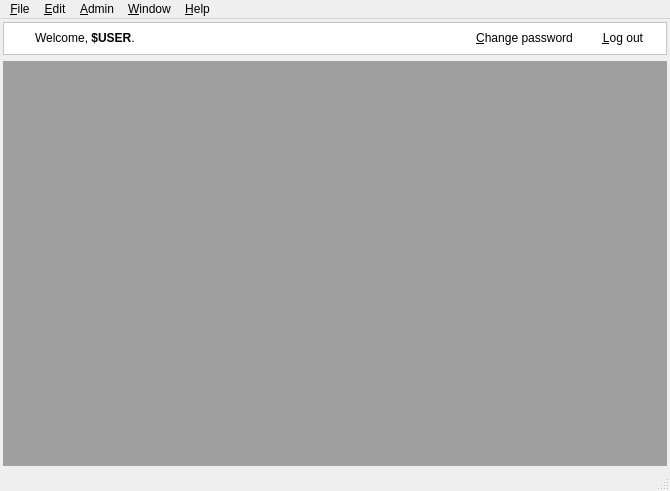
<?xml version="1.0" encoding="UTF-8"?>
<ui version="4.0">
 <class>MainWindow</class>
 <widget class="QMainWindow" name="MainWindow">
  <property name="geometry">
   <rect>
    <x>0</x>
    <y>0</y>
    <width>670</width>
    <height>491</height>
   </rect>
  </property>
  <property name="windowTitle">
   <string>System :: HA!</string>
  </property>
  <property name="windowIcon">
   <iconset resource="resources.qrc">
    <normaloff>:/default/static/default/icons/22x22/face-devilish.png</normaloff>:/default/static/default/icons/22x22/face-devilish.png</iconset>
  </property>
  <widget class="QWidget" name="centralwidget">
   <layout class="QGridLayout" name="centralWidetGridLayou">
    <property name="margin">
     <number>3</number>
    </property>
    <item row="0" column="0">
     <widget class="QFrame" name="headerFrame">
      <property name="styleSheet">
       <string notr="true">background-color: rgb(255, 255, 255);</string>
      </property>
      <property name="frameShape">
       <enum>QFrame::StyledPanel</enum>
      </property>
      <property name="frameShadow">
       <enum>QFrame::Plain</enum>
      </property>
      <layout class="QGridLayout" name="headerGridLayout">
       <property name="margin">
        <number>3</number>
       </property>
       <item row="0" column="0">
        <layout class="QHBoxLayout" name="horizontalLayout">
         <item>
          <widget class="QLabel" name="iconWelcomeLabel">
           <property name="minimumSize">
            <size>
             <width>22</width>
             <height>22</height>
            </size>
           </property>
           <property name="maximumSize">
            <size>
             <width>22</width>
             <height>22</height>
            </size>
           </property>
           <property name="text">
            <string/>
           </property>
           <property name="pixmap">
            <pixmap resource="resources.qrc">:/default/static/default/icons/22x22/meeting-organizer.png</pixmap>
           </property>
          </widget>
         </item>
         <item>
          <widget class="QLabel" name="welcomeLabel">
           <property name="text">
            <string>Welcome, &lt;b&gt;$USER&lt;/b&gt;.</string>
           </property>
          </widget>
         </item>
        </layout>
       </item>
       <item row="0" column="1">
        <spacer name="horizontalSpacer">
         <property name="orientation">
          <enum>Qt::Horizontal</enum>
         </property>
         <property name="sizeHint" stdset="0">
          <size>
           <width>268</width>
           <height>25</height>
          </size>
         </property>
        </spacer>
       </item>
       <item row="0" column="2">
        <layout class="QHBoxLayout" name="horizontalLayout_2">
         <item>
          <widget class="QPushButton" name="changePasswordPushButton">
           <property name="text">
            <string>&amp;Change password</string>
           </property>
           <property name="icon">
            <iconset resource="resources.qrc">
             <normaloff>:/default/static/default/icons/22x22/dialog-password.png</normaloff>:/default/static/default/icons/22x22/dialog-password.png</iconset>
           </property>
           <property name="flat">
            <bool>true</bool>
           </property>
          </widget>
         </item>
         <item>
          <widget class="QPushButton" name="logoutPushButton">
           <property name="text">
            <string>&amp;Log out</string>
           </property>
           <property name="icon">
            <iconset resource="resources.qrc">
             <normaloff>:/default/static/default/icons/22x22/system-log-out.png</normaloff>:/default/static/default/icons/22x22/system-log-out.png</iconset>
           </property>
           <property name="shortcut">
            <string>Ctrl+Shift+W</string>
           </property>
           <property name="autoDefault">
            <bool>false</bool>
           </property>
           <property name="default">
            <bool>false</bool>
           </property>
           <property name="flat">
            <bool>true</bool>
           </property>
          </widget>
         </item>
        </layout>
       </item>
      </layout>
     </widget>
    </item>
    <item row="1" column="0">
     <widget class="QMdiArea" name="mdiArea">
      <property name="viewMode">
       <enum>QMdiArea::TabbedView</enum>
      </property>
     </widget>
    </item>
   </layout>
  </widget>
  <widget class="QMenuBar" name="menubar">
   <property name="geometry">
    <rect>
     <x>0</x>
     <y>0</y>
     <width>670</width>
     <height>25</height>
    </rect>
   </property>
   <widget class="QMenu" name="menuFile">
    <property name="title">
     <string>&amp;File</string>
    </property>
    <addaction name="actionPrint"/>
    <addaction name="separator"/>
    <addaction name="actionClose"/>
    <addaction name="separator"/>
    <addaction name="actionQuit"/>
   </widget>
   <widget class="QMenu" name="menuEdit">
    <property name="title">
     <string>&amp;Edit</string>
    </property>
    <addaction name="actionUndo"/>
    <addaction name="actionRedo"/>
    <addaction name="separator"/>
    <addaction name="actionCut"/>
    <addaction name="actionCopy"/>
    <addaction name="actionPaste"/>
    <addaction name="actionDelete"/>
    <addaction name="separator"/>
    <addaction name="actionPreferences"/>
   </widget>
   <widget class="QMenu" name="menuWindow">
    <property name="title">
     <string>&amp;Window</string>
    </property>
    <addaction name="actionMinimize"/>
    <addaction name="separator"/>
   </widget>
   <widget class="QMenu" name="menuHelp">
    <property name="title">
     <string>&amp;Help</string>
    </property>
    <addaction name="actionHelpContents"/>
    <addaction name="actionReleaseNotes"/>
    <addaction name="actionReportBugs"/>
    <addaction name="separator"/>
    <addaction name="actionCheckForUpdates"/>
    <addaction name="separator"/>
    <addaction name="actionAbout"/>
    <addaction name="actionLicense"/>
   </widget>
   <widget class="QMenu" name="menuAdmin">
    <property name="title">
     <string>&amp;Admin</string>
    </property>
    <addaction name="actionContentTypes"/>
    <addaction name="separator"/>
    <addaction name="actionPermissions"/>
    <addaction name="actionGroups"/>
    <addaction name="actionUsers"/>
   </widget>
   <addaction name="menuFile"/>
   <addaction name="menuEdit"/>
   <addaction name="menuAdmin"/>
   <addaction name="menuWindow"/>
   <addaction name="menuHelp"/>
  </widget>
  <widget class="QStatusBar" name="statusbar"/>
  <action name="actionNew">
   <property name="icon">
    <iconset resource="resources.qrc">
     <normaloff>:/default/static/default/icons/22x22/document-new.png</normaloff>:/default/static/default/icons/22x22/document-new.png</iconset>
   </property>
   <property name="text">
    <string>&amp;New</string>
   </property>
   <property name="shortcut">
    <string>Ctrl+N</string>
   </property>
  </action>
  <action name="actionOpen">
   <property name="icon">
    <iconset resource="resources.qrc">
     <normaloff>:/default/static/default/icons/22x22/document-open.png</normaloff>:/default/static/default/icons/22x22/document-open.png</iconset>
   </property>
   <property name="text">
    <string>&amp;Open</string>
   </property>
   <property name="shortcut">
    <string>Ctrl+O</string>
   </property>
  </action>
  <action name="actionClose">
   <property name="icon">
    <iconset resource="resources.qrc">
     <normaloff>:/default/static/default/icons/22x22/window-close.png</normaloff>:/default/static/default/icons/22x22/window-close.png</iconset>
   </property>
   <property name="text">
    <string>&amp;Close</string>
   </property>
   <property name="shortcut">
    <string>Ctrl+W</string>
   </property>
  </action>
  <action name="actionQuit">
   <property name="icon">
    <iconset resource="resources.qrc">
     <normaloff>:/default/static/default/icons/22x22/application-exit.png</normaloff>:/default/static/default/icons/22x22/application-exit.png</iconset>
   </property>
   <property name="text">
    <string>&amp;Quit</string>
   </property>
   <property name="shortcut">
    <string>Ctrl+Q</string>
   </property>
  </action>
  <action name="actionPrint">
   <property name="icon">
    <iconset resource="resources.qrc">
     <normaloff>:/default/static/default/icons/22x22/document-print.png</normaloff>:/default/static/default/icons/22x22/document-print.png</iconset>
   </property>
   <property name="text">
    <string>Print...</string>
   </property>
   <property name="shortcut">
    <string>Ctrl+P</string>
   </property>
  </action>
  <action name="actionSave">
   <property name="icon">
    <iconset resource="resources.qrc">
     <normaloff>:/default/static/default/icons/22x22/document-save.png</normaloff>:/default/static/default/icons/22x22/document-save.png</iconset>
   </property>
   <property name="text">
    <string>&amp;Save</string>
   </property>
   <property name="shortcut">
    <string>Ctrl+S</string>
   </property>
  </action>
  <action name="actionSaveAs">
   <property name="icon">
    <iconset resource="resources.qrc">
     <normaloff>:/default/static/default/icons/22x22/document-save-as.png</normaloff>:/default/static/default/icons/22x22/document-save-as.png</iconset>
   </property>
   <property name="text">
    <string>Save &amp;As...</string>
   </property>
   <property name="shortcut">
    <string>Ctrl+Shift+S</string>
   </property>
  </action>
  <action name="actionSaveAll">
   <property name="icon">
    <iconset resource="resources.qrc">
     <normaloff>:/default/static/default/icons/22x22/document-save-all.png</normaloff>:/default/static/default/icons/22x22/document-save-all.png</iconset>
   </property>
   <property name="text">
    <string>Save A&amp;ll</string>
   </property>
  </action>
  <action name="actionUndo">
   <property name="icon">
    <iconset resource="resources.qrc">
     <normaloff>:/default/static/default/icons/22x22/edit-undo.png</normaloff>:/default/static/default/icons/22x22/edit-undo.png</iconset>
   </property>
   <property name="text">
    <string>&amp;Undo</string>
   </property>
   <property name="shortcut">
    <string>Ctrl+Z</string>
   </property>
  </action>
  <action name="actionRedo">
   <property name="icon">
    <iconset resource="resources.qrc">
     <normaloff>:/default/static/default/icons/22x22/edit-redo.png</normaloff>:/default/static/default/icons/22x22/edit-redo.png</iconset>
   </property>
   <property name="text">
    <string>&amp;Redo</string>
   </property>
   <property name="shortcut">
    <string>Ctrl+Shift+Z</string>
   </property>
  </action>
  <action name="actionCut">
   <property name="icon">
    <iconset resource="resources.qrc">
     <normaloff>:/default/static/default/icons/22x22/edit-cut.png</normaloff>:/default/static/default/icons/22x22/edit-cut.png</iconset>
   </property>
   <property name="text">
    <string>Cu&amp;t</string>
   </property>
   <property name="shortcut">
    <string>Ctrl+X</string>
   </property>
  </action>
  <action name="actionCopy">
   <property name="icon">
    <iconset resource="resources.qrc">
     <normaloff>:/default/static/default/icons/22x22/edit-copy.png</normaloff>:/default/static/default/icons/22x22/edit-copy.png</iconset>
   </property>
   <property name="text">
    <string>&amp;Copy</string>
   </property>
   <property name="shortcut">
    <string>Ctrl+C</string>
   </property>
  </action>
  <action name="actionPaste">
   <property name="icon">
    <iconset resource="resources.qrc">
     <normaloff>:/default/static/default/icons/22x22/edit-paste.png</normaloff>:/default/static/default/icons/22x22/edit-paste.png</iconset>
   </property>
   <property name="text">
    <string>&amp;Paste</string>
   </property>
   <property name="shortcut">
    <string>Ctrl+V</string>
   </property>
  </action>
  <action name="actionDelete">
   <property name="icon">
    <iconset resource="resources.qrc">
     <normaloff>:/default/static/default/icons/22x22/edit-delete.png</normaloff>:/default/static/default/icons/22x22/edit-delete.png</iconset>
   </property>
   <property name="text">
    <string>&amp;Delete</string>
   </property>
   <property name="shortcut">
    <string>Ctrl+Del</string>
   </property>
  </action>
  <action name="actionMinimize">
   <property name="checkable">
    <bool>true</bool>
   </property>
   <property name="checked">
    <bool>false</bool>
   </property>
   <property name="text">
    <string>&amp;Minimize</string>
   </property>
  </action>
  <action name="actionHelpContents">
   <property name="icon">
    <iconset resource="resources.qrc">
     <normaloff>:/default/static/default/icons/22x22/help-contents.png</normaloff>:/default/static/default/icons/22x22/help-contents.png</iconset>
   </property>
   <property name="text">
    <string>Help Contents</string>
   </property>
  </action>
  <action name="actionReleaseNotes">
   <property name="icon">
    <iconset resource="resources.qrc">
     <normaloff>:/default/static/default/icons/22x22/im-status-message-edit.png</normaloff>:/default/static/default/icons/22x22/im-status-message-edit.png</iconset>
   </property>
   <property name="text">
    <string>Release &amp;Notes</string>
   </property>
  </action>
  <action name="actionReportBugs">
   <property name="icon">
    <iconset resource="resources.qrc">
     <normaloff>:/default/static/default/icons/22x22/tools-report-bug.png</normaloff>:/default/static/default/icons/22x22/tools-report-bug.png</iconset>
   </property>
   <property name="text">
    <string>&amp;Report Bugs</string>
   </property>
  </action>
  <action name="actionCheckForUpdates">
   <property name="text">
    <string>Check f&amp;or Updates...</string>
   </property>
  </action>
  <action name="actionAbout">
   <property name="icon">
    <iconset resource="resources.qrc">
     <normaloff>:/default/static/default/icons/22x22/face-devilish.png</normaloff>:/default/static/default/icons/22x22/face-devilish.png</iconset>
   </property>
   <property name="text">
    <string>&amp;About</string>
   </property>
  </action>
  <action name="actionLicense">
   <property name="icon">
    <iconset resource="resources.qrc">
     <normaloff>:/default/static/default/icons/22x22/help-about.png</normaloff>:/default/static/default/icons/22x22/help-about.png</iconset>
   </property>
   <property name="text">
    <string>&amp;License</string>
   </property>
  </action>
  <action name="actionPreferences">
   <property name="icon">
    <iconset resource="resources.qrc">
     <normaloff>:/default/static/default/icons/22x22/preferences-desktop.png</normaloff>:/default/static/default/icons/22x22/preferences-desktop.png</iconset>
   </property>
   <property name="text">
    <string>Prefere&amp;nces</string>
   </property>
   <property name="shortcut">
    <string>Ctrl+Shift+P</string>
   </property>
  </action>
  <action name="actionClearMenu">
   <property name="text">
    <string>&amp;Clear Menu</string>
   </property>
  </action>
  <action name="actionContentTypes">
   <property name="icon">
    <iconset resource="resources.qrc">
     <normaloff>:/default/static/default/icons/22x22/documentation.png</normaloff>:/default/static/default/icons/22x22/documentation.png</iconset>
   </property>
   <property name="text">
    <string>&amp;Content Types</string>
   </property>
  </action>
  <action name="actionPermissions">
   <property name="icon">
    <iconset resource="resources.qrc">
     <normaloff>:/default/static/default/icons/22x22/irc-operator.png</normaloff>:/default/static/default/icons/22x22/irc-operator.png</iconset>
   </property>
   <property name="text">
    <string>&amp;Permissions</string>
   </property>
  </action>
  <action name="actionGroups">
   <property name="icon">
    <iconset resource="resources.qrc">
     <normaloff>:/default/static/default/icons/22x22/resource-group.png</normaloff>:/default/static/default/icons/22x22/resource-group.png</iconset>
   </property>
   <property name="text">
    <string>&amp;Groups</string>
   </property>
  </action>
  <action name="actionUsers">
   <property name="icon">
    <iconset resource="resources.qrc">
     <normaloff>:/default/static/default/icons/22x22/list-add-user.png</normaloff>:/default/static/default/icons/22x22/list-add-user.png</iconset>
   </property>
   <property name="text">
    <string>&amp;Users</string>
   </property>
  </action>
 </widget>
 <tabstops>
  <tabstop>logoutPushButton</tabstop>
  <tabstop>changePasswordPushButton</tabstop>
 </tabstops>
 <resources>
  <include location="resources.qrc"/>
 </resources>
 <connections/>
</ui>
